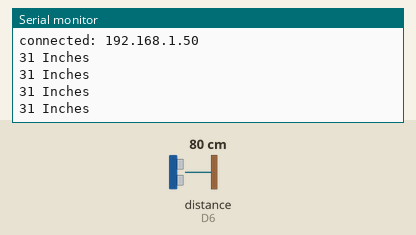
Bench run of a sketch on a simulated ESP8266 (NodeMCU). On the bench: the last lines printed to the serial monitor. Wiring (inferred from the names in the program): ultrasonic range finder: trigger D5; echo D6. The inputs (shaded band) are chosen by the test bench; at power-on: distance to the obstacle (sensor on D6) 80 cm. The echo pulse lasts 58.3 µs per cm; WiFi joins after 1.5 s; servers stay silent unless stated.

Above: at 2.7 s.
2.8 s: distance to the obstacle (sensor on D6) set to 2 cm
At 4.2 s:
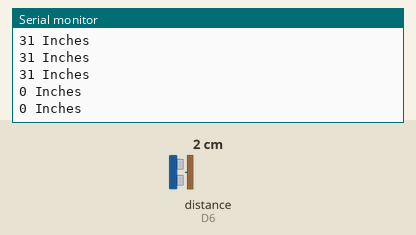
4.4 s: distance to the obstacle (sensor on D6) set to 4 cm
At 5.9 s:
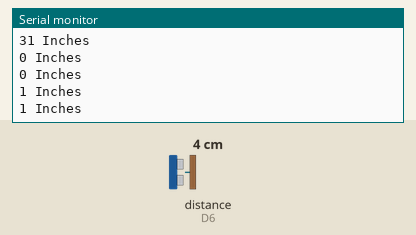
Timing chart, 0 to 7.4 s (numbered marks = the images above; inputs shaded):
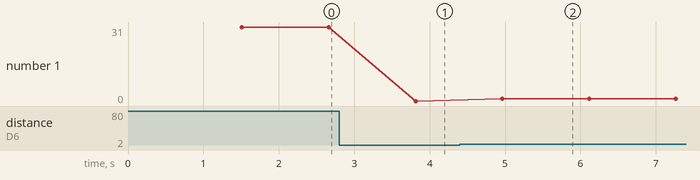

The sketch:

MainHubIoT.ino
```cpp
#include <ESP8266WiFi.h>
#include <FirebaseArduino.h>

// Set these to run example.
#define FIREBASE_HOST "smartsewer-de7fd.firebaseio.com"
#define FIREBASE_AUTH "cIFoiSm7erdAP3HP1Y37QfkCbXzKwIP9hKctQNgU"
#define WIFI_SSID "LMKT"
#define WIFI_PASSWORD "LMkt@786"

#define TRIGGERPIN D5
#define ECHOPIN    D6

void setup() {
  Serial.begin(9600);
  pinMode(TRIGGERPIN, OUTPUT);
  pinMode(ECHOPIN, INPUT);
  // connect to wifi.
  WiFi.begin(WIFI_SSID, WIFI_PASSWORD);
  Serial.println("connecting");
  while (WiFi.status() != WL_CONNECTED) {
    Serial.print(".");
    delay(500);
  }
  Serial.println();
  Serial.print("connected: ");
  Serial.println(WiFi.localIP());

  Firebase.begin(FIREBASE_HOST, FIREBASE_AUTH);

}

void loop() {
  long duration, distance, inches;
  String Node = "/Districts/Central/Unions/Uc-01/Devices/Device01/Manholes/ManHole01/Distance";
  digitalWrite(TRIGGERPIN, LOW);
  delayMicroseconds(3);
  digitalWrite(TRIGGERPIN, HIGH);
  delayMicroseconds(12);
  digitalWrite(TRIGGERPIN, LOW);
  duration = pulseIn(ECHOPIN, HIGH);
  distance = (duration / 2) / 29.1;
  inches = distance*0.39370;
  Serial.print(inches);
  Serial.println(" Inches");
  Serial.print(inches);
  Firebase.setInt(Node, inches);
  Serial.println(" Inches");
  Serial.println();
  delay(1000);
}
```

Measured:
- after the input at 2.8 s, the serial monitor: prints a new line after 1.0 s (image 1)
- after the input at 4.4 s, the serial monitor: prints a new line after 0.56 s (image 2)
- plotted number 1: 31 → 0 after the input at 2.8 s, 0 → 1 after the input at 4.4 s
